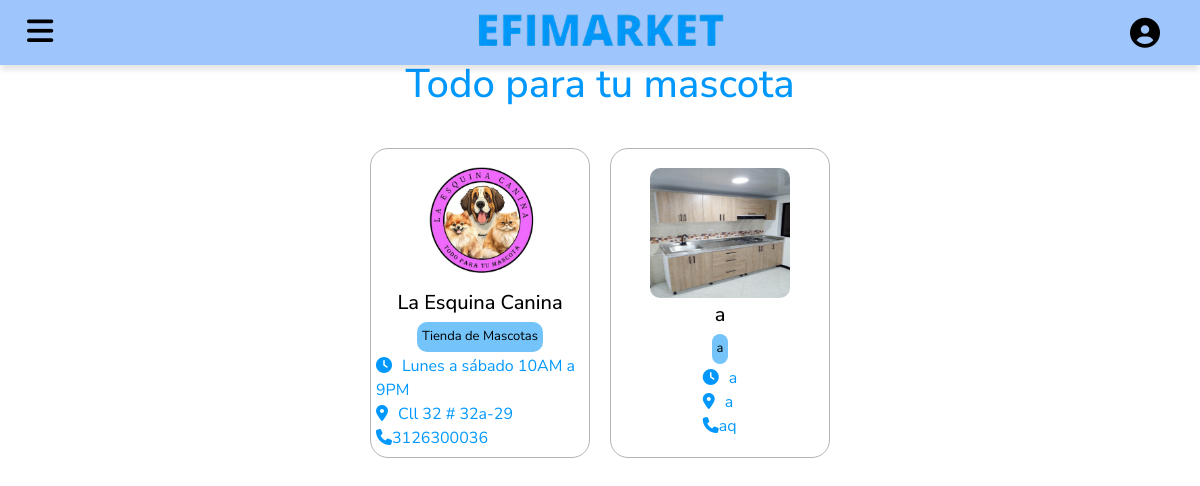
The app's page /Vista/categorias/mascotas.php (signed in) with its own data.
### tables this page shows
CREATE TABLE `negocios` (
  `id_negocio` bigint(20) UNSIGNED NOT NULL,
  `id_usuario` int(11) NOT NULL,
  `nombre_negocio` varchar(100) NOT NULL,
  `descripcion` varchar(255) DEFAULT NULL,
  `direccion` varchar(255) DEFAULT NULL,
  `telefono` varchar(20) DEFAULT NULL,
  `sitio_web` varchar(100) DEFAULT NULL,
  `id_categoria` int(11) DEFAULT NULL,
  `horario` varchar(255) NOT NULL,
  `logo` varchar(255) NOT NULL
);

### Controlador/controladorNegocios.php (called while the page is built, shortened)
<?php
include_once(__DIR__ . '/../Modelo/modeloNegocios.php');
class ControladorNegocios
{
    private $conn;
    public function __construct()
    {
        $servername = "localhost";
        $username = "root";
        $password = "";
        $dbname = "efimarket";
        $this->conn = new mysqli($servername, $username, $password, $dbname);
    }
    public function obtenerNegociosPorCategoria($id_categoria)
    {
        $sql = "SELECT id_negocio, nombre_negocio, descripcion, direccion, telefono, sitio_web, horario, logo FROM negocios WHERE id_categoria = ?";
        $stmt = $this->conn->prepare($sql);
        $stmt->bind_param("i", $id_categoria);
        $stmt->execute();
        $result = $stmt->get_result();
        $negocios = [];
        while ($row = $result->fetch_assoc()) {
            $negocios[] = $row;
        }
        return $negocios;
    }
}

### Modelo/modeloNegocios.php (called while the page is built, shortened)
<?php
class ModeloNegocios
{
    public function __construct()
    {
        $this->conn = new mysqli('localhost', 'root', '', 'efimarket');
    }
}

### Vista/categorias/mascotas.php (the view, shortened to what this page needs)
<!DOCTYPE html>
<html lang="en">
<head>
    <link rel="stylesheet" href="../style.css">
    <link rel="stylesheet" href="categorias.css">
    <link rel="stylesheet" href="https://cdn.jsdelivr.net/npm/bootstrap@5.3.0/dist/css/bootstrap.min.css">
</head>
<body>
    <nav>
        <a class="hamburger link" href="#" onclick="toggleHamburgerMenu()"><i class="fa-solid fa-bars"></i></a>
        <a class="logo link" href="../index.php"><img width="260" src="../images/letras.png" alt=""></a>
        <div class="user-icon" onclick="toggleMenu()">
            <i class="fas fa-user-circle"></i>
        </div>
    </nav>
    <header>
        <h1>Todo para tu mascota</h1>
    </header>
    <div class="contenedor-negocios">
        <?php
        require_once '../../Controlador/controladorNegocios.php';
        $controladorNegocios = new ControladorNegocios();
        $negocios = $controladorNegocios->obtenerNegociosPorCategoria(7);
        if (empty($negocios)) {
            echo '<p class="no-negocios" style="text-align: center;">No hay negocios disponibles en esta categoría.</p>';
        } else {
            echo '<div class="cont-negocios">';
            foreach ($negocios as $negocio) {
                echo '<a href="#" class="negocio" data-bs-toggle="modal" data-bs-target="#modalNegocio' . $negocio['id_negocio'] . '">';
                echo '<img width="150px" height="150px" src="../../uploads/logos/' . $negocio['logo'] . '" alt="Logo del negocio">';
                echo '<h5 class="nombreNegocio">' . htmlspecialchars($negocio['nombre_negocio']) . '</h5>';
                echo '<div class="categoriaNegocio">' . htmlspecialchars($negocio['descripcion']) . '</div>';
                echo '<div class="info-negocio">';
                echo '<div class="horario"><i class="fa-solid fa-clock"></i><span>' . htmlspecialchars($negocio['horario']) . '</span></div>';
                echo '<div class="ubicacion"><i class="fa-solid fa-location-dot"></i><span>' . htmlspecialchars($negocio['direccion']) . '</span></div>';
                echo '<div class="telefono"><i class="fa-solid fa-phone"></i><span>' . htmlspecialchars($negocio['telefono']) . '</span></div>';
                echo '</div>';
                echo '</a>';
            }
            echo '</div>';
        }
        ?>
    </div>
</body>
</html>

### Vista/style.css (style rules this page uses)
* { font-family: "Nunito Sans", sans-serif; }
body { display: flex; flex-direction: column; margin: 0; overflow-x: hidden; }
nav { position: fixed; top: 0; width: 100%; z-index: 99; display: flex; justify-content: space-between; align-items: center; height: 65px; background-color: #9ec6fd; -webkit-box-shadow: 0px 6px 5px -1px rgba(0, 0, 0, 0.1); -moz-box-shadow: 0px 6px 5px -1px rgba(0, 0, 0, 0.1); box-shadow: 0px 6px 5px -1px rgba(0, 0, 0, 0.1); padding: 0 20px; }
nav .hamburger { margin-right: auto; }
nav .logo { position: absolute; left: 50%; transform: translateX(-50%); }
nav .logo img { max-width: 100%; height: auto; }
nav .user-icon { margin-left: auto; position: relative; }
.user-icon { position: relative; cursor: pointer; }
.fa-user-circle { color: black; font-size: 30px; padding: 10px; }
.fa-bars { color: #000; font-size: 30px; margin-left: 7px; }
.user-icon, .cart-icon { margin-right: 10px; cursor: pointer; }

### Vista/categorias/categorias.css (style rules this page uses)
* { font-family: "Nunito Sans", sans-serif; }
header { display: flex; align-items: center; justify-content: center; margin: 50px 0 0 0; padding: 10px; text-align: center; }
header h1 { margin-bottom: 10px; color: #0098fd; }
h1 { margin-top: 75px; }
.cont-negocios { display: flex; flex-wrap: wrap; justify-content: center; gap: 20px; margin: 0 auto; overflow-x: auto; cursor: grab; padding: 20px 0; width: 100%; max-width: 1200px; }
.negocio { display: flex; flex-direction: column; align-items: center; border: 0.5px solid #b3b3b3; width: 220px; height: 310px; padding: 5px; border-radius: 18px; text-decoration: none; color: #000; justify-content: center; outline: none; }
.negocio img { max-width: 140px; max-height: 130px; border-radius: 10px; }
.nombreNegocio { margin: 5px 0; text-align: center; }
.categoriaNegocio { background-color: #74c4fa; font-size: 13px; border-radius: 10px; padding: 5px; margin: 2px 0; }
.info-negocio { display: flex; flex-direction: column; color: #0098fd; }
.fa-clock { margin-right: 10px; }
.fa-location-dot { margin-right: 10px; }

### records on screen
negocios: logo (picture), nombre_negocio "La Esquina Canina", descripcion "Tienda de Mascotas", horario "Lunes a sábado 10AM a 9PM", direccion "Cll 32 # 32a-29", telefono "3126300036"
negocios: logo (picture), nombre_negocio "a", descripcion "a", horario "a", direccion "a", telefono "aq"
